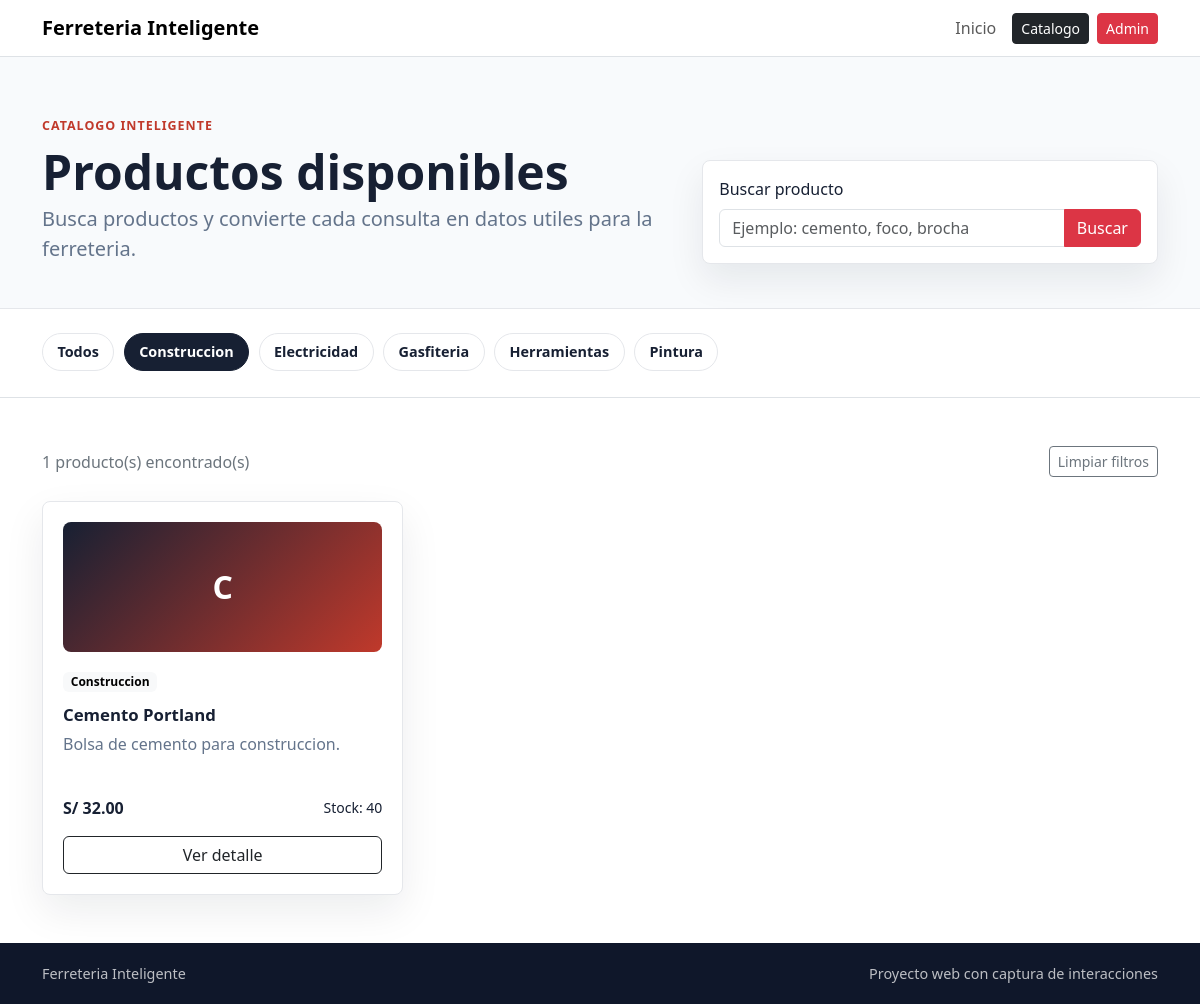
The app's page /public/catalogo.php?categoria=2 with its own data.
### tables this page shows
CREATE TABLE IF NOT EXISTS categorias (
    id INT AUTO_INCREMENT PRIMARY KEY,
    nombre VARCHAR(100) NOT NULL,
    descripcion VARCHAR(255),
    activo TINYINT(1) NOT NULL DEFAULT 1,
    created_at TIMESTAMP DEFAULT CURRENT_TIMESTAMP
);

CREATE TABLE IF NOT EXISTS productos (
    id INT AUTO_INCREMENT PRIMARY KEY,
    categoria_id INT NOT NULL,
    nombre VARCHAR(150) NOT NULL,
    descripcion TEXT,
    precio DECIMAL(10,2) NOT NULL DEFAULT 0.00,
    stock INT NOT NULL DEFAULT 0,
    imagen VARCHAR(255),
    activo TINYINT(1) NOT NULL DEFAULT 1,
    created_at TIMESTAMP DEFAULT CURRENT_TIMESTAMP,
    updated_at TIMESTAMP DEFAULT CURRENT_TIMESTAMP ON UPDATE CURRENT_TIMESTAMP,
    CONSTRAINT fk_productos_categorias
        FOREIGN KEY (categoria_id) REFERENCES categorias(id)
);

### app/Support/helpers.php (called while the page is built, shortened)
<?php
function e(string|int|float|null $value): string
{
    return htmlspecialchars((string) $value, ENT_QUOTES, 'UTF-8');
}

### app/Models/ProductModel.php (called while the page is built, shortened)
<?php
class ProductModel
{
    public function search(?int $categoryId = null, string $term = ''): array
    {
        $sql = "SELECT p.id, p.nombre, p.descripcion, p.precio, p.stock, p.imagen, c.nombre AS categoria
                FROM productos p
                INNER JOIN categorias c ON c.id = p.categoria_id
                WHERE p.activo = 1";
        $params = [];
        if ($categoryId !== null) {
            $sql .= " AND p.categoria_id = :category_id";
            $params['category_id'] = $categoryId;
        }
        $sql .= " ORDER BY p.nombre ASC";
        $stmt = $this->db->prepare($sql);
        $stmt->execute($params);
        return $stmt->fetchAll();
    }
    public function getCategories(): array
    {
        $stmt = $this->db->query(
            "SELECT id, nombre, descripcion
             FROM categorias
             WHERE activo = 1
             ORDER BY nombre ASC"
        );
        return $stmt->fetchAll();
    }
}

### public/catalogo.php (the view, shortened to what this page needs)
<?php
require_once __DIR__ . '/../app/Models/ProductModel.php';
$categoryId = isset($_GET['categoria']) && ctype_digit((string) $_GET['categoria'])
    ? (int) $_GET['categoria']
    : null;
$searchTerm = trim((string) ($_GET['buscar'] ?? ''));
$productos = [];
$categorias = [];
try {
    $conn = getConnection();
    $productModel = new ProductModel($conn);
    $categorias = $productModel->getCategories();
    $productos = $productModel->search($categoryId, $searchTerm);
} catch (Throwable $exception) {
    $dbOk = false;
    $error = $exception->getMessage();
}
require_once __DIR__ . '/../app/Views/partials/header.php';
?>
    <main>
        <section class="catalog-header">
            <div class="container">
                <p class="eyebrow">Catalogo inteligente</p>
                <div class="row g-3 align-items-end">
                    <div class="col-lg-7">
                        <h1>Productos disponibles</h1>
                        <p class="lead mb-0">Busca productos y convierte cada consulta en datos utiles para la ferreteria.</p>
                    </div>
                    <div class="col-lg-5">
                        <form class="search-box" method="get" action="catalogo.php">
                            <label class="form-label" for="buscar">Buscar producto</label>
                            <div class="input-group">
                                <input class="form-control" id="buscar" name="buscar" type="search" value="<?= e($searchTerm) ?>" placeholder="Ejemplo: cemento, foco, brocha">
                                <button class="btn btn-danger" type="submit">Buscar</button>
                            </div>
                        </form>
                    </div>
                </div>
            </div>
        </section>
        <section class="py-4 border-bottom">
            <div class="container">
                <div class="category-strip">
                    <a class="category-chip <?= $categoryId === null ? 'selected' : '' ?>" href="catalogo.php<?= $searchTerm !== '' ? '?buscar=' . urlencode($searchTerm) : '' ?>">Todos</a>
                    <?php foreach ($categorias as $categoria): ?>
                        <?php
                        $categoryUrl = 'catalogo.php?categoria=' . urlencode((string) $categoria['id']);
                        ?>
                        <a class="category-chip <?= $categoryId === (int) $categoria['id'] ? 'selected' : '' ?>" href="<?= e($categoryUrl) ?>">
                            <?= e($categoria['nombre']) ?>
                        </a>
                    <?php endforeach; ?>
                </div>
            </div>
        </section>
        <section class="py-5">
            <div class="container">
                <div class="d-flex justify-content-between align-items-center gap-3 mb-4">
                    <p class="text-secondary mb-0">
                        <?= e(count($productos)) ?> producto(s) encontrado(s)
                    </p>
                    <?php if ($searchTerm !== '' || $categoryId !== null): ?>
                        <a class="btn btn-sm btn-outline-secondary" href="catalogo.php">Limpiar filtros</a>
                    <?php endif; ?>
                </div>
                <div class="row g-3">
                    <?php foreach ($productos as $producto): ?>
                        <div class="col-md-6 col-lg-4">
                            <article class="product-card catalog-card">
                                <div class="product-thumb">
                                    <?= e(strtoupper(substr($producto['nombre'], 0, 1))) ?>
                                </div>
                                <span class="badge text-bg-light"><?= e($producto['categoria']) ?></span>
                                <h3><?= e($producto['nombre']) ?></h3>
                                <p><?= e($producto['descripcion'] ?? 'Producto de ferreteria') ?></p>
                                <div class="d-flex justify-content-between align-items-center mb-3">
                                    <strong>S/ <?= e(number_format((float) $producto['precio'], 2)) ?></strong>
                                    <small>Stock: <?= e((int) $producto['stock']) ?></small>
                                </div>
                                <a class="btn btn-outline-dark w-100" href="<?= e(BASE_URL) ?>/producto.php?id=<?= e($producto['id']) ?>">Ver detalle</a>
                            </article>
                        </div>
                    <?php endforeach; ?>
                </div>
            </div>
        </section>
    </main>
<?php require_once __DIR__ . '/../app/Views/partials/footer.php'; ?>

### public/assets/css/styles.css (style rules this page uses)
:root { --fi-ink: #172033; --fi-muted: #64748b; --fi-red: #c0392b; --fi-line: #e5e7eb; --fi-soft: #f5f7fb; }
body { color: var(--fi-ink); background: #fff; font-family: "Segoe UI", Arial, sans-serif; }
.eyebrow { color: var(--fi-red); font-size: 0.78rem; font-weight: 700; letter-spacing: 0.08em; margin-bottom: 0.75rem; text-transform: uppercase; }
h1 { font-size: clamp(2.2rem, 5vw, 4.5rem); font-weight: 800; line-height: 1; letter-spacing: 0; max-width: 720px; }
.lead { color: var(--fi-muted); max-width: 620px; }
.metric-panel, .product-card { background: #fff; border: 1px solid var(--fi-line); border-radius: 8px; box-shadow: 0 16px 40px rgba(15, 23, 42, 0.08); }
.product-card { position: relative; height: 100%; padding: 1.25rem; transition: transform 0.16s ease, box-shadow 0.16s ease; }
.product-card h3 { font-size: 1.05rem; font-weight: 700; margin: 0.8rem 0 0.4rem; }
.product-card p { color: var(--fi-muted); min-height: 48px; }
.catalog-header { background: #f8fafc; border-bottom: 1px solid var(--fi-line); padding: 3.75rem 0 2.75rem; }
.catalog-header h1 { font-size: clamp(2rem, 4vw, 3.75rem); }
.search-box { background: #fff; border: 1px solid var(--fi-line); border-radius: 8px; box-shadow: 0 16px 36px rgba(15, 23, 42, 0.08); padding: 1rem; }
.category-strip { display: flex; gap: 0.6rem; overflow-x: auto; padding-bottom: 0.15rem; }
.category-chip { border: 1px solid var(--fi-line); border-radius: 999px; color: var(--fi-ink); flex: 0 0 auto; font-size: 0.9rem; font-weight: 600; padding: 0.45rem 0.9rem; text-decoration: none; }
.category-chip:hover, .category-chip.selected { background: var(--fi-ink); border-color: var(--fi-ink); color: #fff; }
.product-thumb, .product-detail-visual { align-items: center; background: linear-gradient(135deg, #172033, #c0392b); color: #fff; display: flex; font-weight: 800; justify-content: center; }
.product-thumb { border-radius: 8px; font-size: 2rem; height: 130px; margin-bottom: 1rem; }
.catalog-card .btn { position: relative; z-index: 2; }

### records on screen
categorias: nombre "Construccion"
categorias: nombre "Electricidad"
categorias: nombre "Gasfiteria"
categorias: nombre "Herramientas"
categorias: nombre "Pintura"
productos: nombre "C", categoria.nombre "Construccion", nombre "Cemento Portland", descripcion "Bolsa de cemento para construccion.", precio "32.00", stock "40"

### other values on screen
count($productos) "1"
